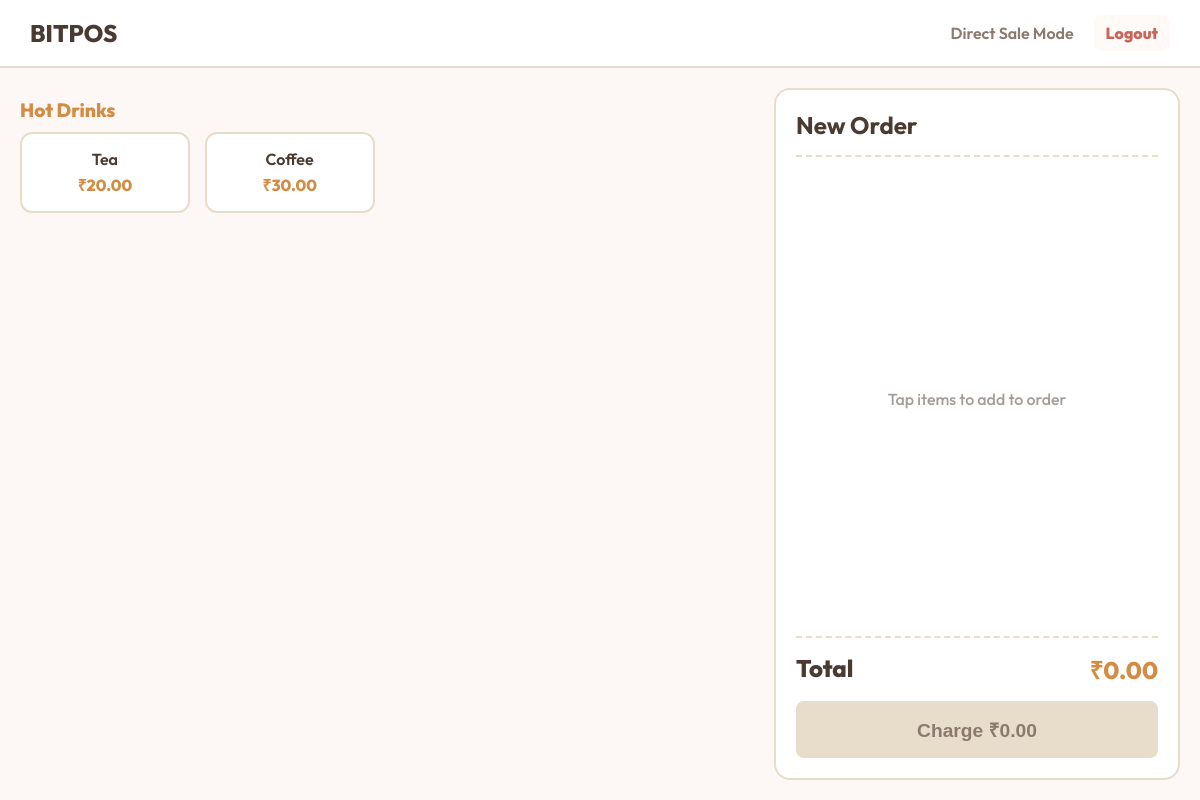
Page / (signed in) on the committed database.
### core/models.py (models this page shows, shortened)
class Category(models.Model):
    company = models.ForeignKey(Company, related_name='categories', on_delete=models.CASCADE)
    name = models.CharField(max_length=100)

class MenuItem(models.Model):
    company = models.ForeignKey(Company, related_name='menu_items', on_delete=models.CASCADE)
    category = models.ForeignKey(Category, related_name='items', on_delete=models.CASCADE)
    name = models.CharField(max_length=200)
    description = models.TextField(blank=True)
    price = models.DecimalField(max_digits=8, decimal_places=2, validators=[MinValueValidator(Decimal('0.01'))])
    is_available = models.BooleanField(default=True)

### core/views.py (the view)
# urls.py: path('', views.pos_dashboard, name='pos_dashboard'),
@login_required(login_url='login_view')
def pos_dashboard(request):
    if request.user.is_superuser:
        return HttpResponseRedirect(reverse('super_admin_dashboard'))
    if not hasattr(request.user, 'profile') or not request.user.profile.company:
        return HttpResponseForbidden("Your account is not assigned to any store.")
    if request.user.profile.role == 'admin':
        return HttpResponseRedirect(reverse('sales_dashboard'))
    company = request.user.profile.company
    categories = Category.objects.filter(company=company).prefetch_related('items')
    return render(request, 'core/pos_dashboard.html', {'categories': categories})

### core/templates/core/pos_dashboard.html (shortened to what this page needs)
<!DOCTYPE html>
<html lang='en'>
<head>
</head>
<body>
    <header>
        <h1>BITPOS</h1>
        <div style='font-weight: 600; color: #8A7A6F; display: flex; align-items: center;'>
            <span style='margin-right:20px'>Direct Sale Mode</span>
            <a href='/logout/' onclick="return confirm('Are you sure you want to logout?');" style='color:#C96459;text-decoration:none;font-weight:800;padding:8px 12px;background:#FFF9F8;border-radius:8px'>Logout</a>
        </div>
    </header>
    <div class='main-container'>
        <div class='menu-section'>
            {% for category in categories %}
            <div class='category-header'>{{ category.name }}</div>
            <div class='menu-grid'>
                {% for item in category.items.all %}
                <div class='menu-card' onclick="addToCart('{{ item.id }}', '{{ item.name|escapejs }}', {{ item.price }})">
                    <div class='item-name'>{{ item.name }}</div>
                    <div class='item-price'>&#8377;{{ item.price }}</div>
                </div>
                {% endfor %}
            </div>
            {% endfor %}
        </div>
        <div class='order-panel'>
            <h2>New Order</h2>
            <div class='cart-items' id='cart-items'>
                <div style="margin:auto; opacity:0.5; font-weight:500;">Tap items to add to order</div>
            </div>
            <div class='cart-footer'>
                <div class='cart-total'>
                    <span>Total</span>
                    <span style="color:var(--primary)" id="cart-total-price">&#8377;0.00</span>
                </div>
                <button class='checkout-btn' id="checkout-btn" disabled onclick="openPayment()">Charge &#8377;0.00</button>
            </div>
        </div>
    </div>
</body>
</html>

### core/templates/core/pos_dashboard.html (style rules this page uses)
:root { --bg-color: #FDF8F5; --card-bg: #FFFFFF; --text-color: #4A3B32; --primary: #D38C44; --border: #E8DCCB; }
body { margin: 0; font-family: 'Outfit', sans-serif; background: var(--bg-color); color: var(--text-color); height: 100vh; display: flex; flex-direction: column; overflow: hidden; }
header { padding: 15px 30px; background: var(--card-bg); border-bottom: 2px solid var(--border); display: flex; justify-content: space-between; align-items: center; z-index: 10; }
h1 { margin: 0; font-weight: 800; font-size: 1.5rem; color: #4A3B32; }
.main-container { display: flex; flex: 1; padding: 20px; gap: 20px; overflow: hidden; }
.menu-section { flex: 2; display: flex; flex-direction: column; overflow-y: auto; padding-right: 10px; }
.category-header { font-size: 1.2rem; font-weight: 800; margin: 10px 0; color: var(--primary); }
.menu-grid { display: grid; grid-template-columns: repeat(auto-fill, minmax(140px, 1fr)); gap: 15px; margin-bottom: 20px; }
.menu-card { background: var(--card-bg); border: 2px solid var(--border); border-radius: 12px; padding: 15px; text-align: center; cursor: pointer; transition: all 0.2s; user-select: none; }
.item-name { font-weight: 600; margin-bottom: 5px; }
.item-price { color: var(--primary); font-weight: 800; }
.order-panel { flex: 1; background: var(--card-bg); border-radius: 16px; border: 2px solid var(--border); padding: 20px; display: flex; flex-direction: column; }
.order-panel h2 { margin-top: 0; color: #4A3B32; border-bottom: 2px dashed var(--border); padding-bottom: 15px; }
.cart-items { flex: 1; overflow-y: auto; display: flex; flex-direction: column; gap: 10px; margin-bottom: 15px; }
.cart-footer { border-top: 2px dashed var(--border); padding-top: 15px; }
.cart-total { display: flex; justify-content: space-between; font-size: 1.5rem; font-weight: 800; margin-bottom: 15px; color: #4A3B32; }
.checkout-btn { width: 100%; padding: 15px; background: var(--primary); color: white; border: none; border-radius: 8px; font-weight: 800; font-size: 1.2rem; cursor: pointer; transition: 0.2s; }
.checkout-btn:disabled { background: var(--border); color: #8A7A6F; cursor: not-allowed; }

### rows in the picture
Category: name "Hot Drinks"
MenuItem: name "Tea", price "20.00"
MenuItem: name "Coffee", price "30.00"
